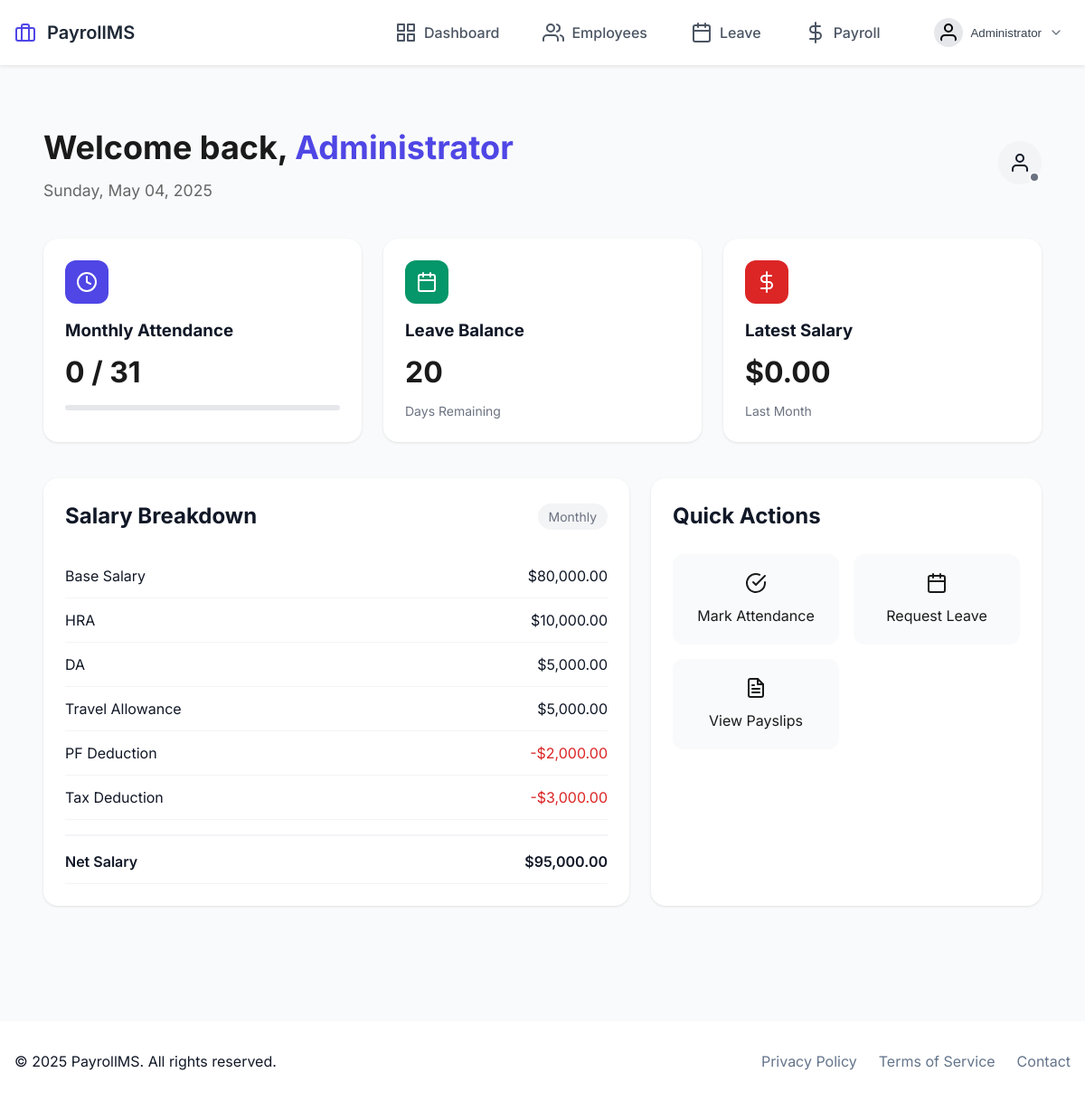
The app's page /user/dashboard (signed in) with its own data.
### src/models/employee.py (models this page shows, shortened)
class Employee(db.Model):
    __tablename__ = 'employee'
    id: int = db.Column(db.Integer, primary_key=True)
    username: str = db.Column(db.String(80), unique=True, nullable=False)
    password_hash: str = db.Column(db.String(120), nullable=False)
    name: str = db.Column(db.String(100), nullable=False)
    email: str = db.Column(db.String(120), unique=True, nullable=False)
    position: Optional[str] = db.Column(db.String(80))
    salary: float = db.Column(db.Float, nullable=False)
    joining_date: date = db.Column(db.Date, nullable=False)
    role: str = db.Column(db.String(20), default='user')
    base_salary: float = db.Column(db.Float, nullable=False)
    hra: float = db.Column(db.Float, default=0.0)
    da: float = db.Column(db.Float, default=0.0)
    ta: float = db.Column(db.Float, default=0.0)
    pf: float = db.Column(db.Float, default=0.0)
    tax: float = db.Column(db.Float, default=0.0)
    @property
    def gross_salary(self) -> float:
        return self.base_salary + self.hra + self.da + self.ta
    @property
    def net_salary(self) -> float:
        return self.gross_salary - (self.pf + self.tax)

### src/routes/user.py (the view)
@user_bp.route('/dashboard')
@login_required
def dashboard():
    employee = Employee.query.get(session['user_id'])
    today = date.today()
    month_attendance = Attendance.query.filter_by(
        employee_id=employee.id,
        status='present'
    ).filter(
        Attendance.date.between(
            date(today.year, today.month, 1),
            today
        )
    ).count()
    today_attendance = Attendance.query.filter_by(
        employee_id=employee.id,
        date=today
    ).first()
    total_leaves = Leave.query.filter_by(
        employee_id=employee.id,
        status='approved'
    ).filter(
        Leave.start_date.between(
            date(today.year, 1, 1),
            today
        )
    ).count()
    latest_payroll = Payroll.query.filter_by(
        employee_id=employee.id
    ).order_by(Payroll.created_at.desc()).first()
    stats = {
        'monthly_attendance': month_attendance,
        'working_days': monthrange(today.year, today.month)[1],
        'leave_balance': 20 - total_leaves,  # Assuming 20 leaves per year
        'latest_salary': latest_payroll.net_salary if latest_payroll else 0
    }
    return render_template('dashboard/user.html',
                         current_user=employee,
                         stats=stats,
                         today=today,
                         today_attendance=today_attendance)

### src/app.py (called while the page is built)
def create_app():
    app = Flask(__name__)
    app.config.from_object(Config)
    init_app(app)
    from .routes import init_routes
    init_routes(app)
    @app.context_processor
    def utility_processor():
        return {
            'now': datetime.now()
        }
    @app.route('/')
    def home():
        return render_template('home.html')
    return app

### src/routes/auth.py (called while the page is built)
def login_required(f: Callable) -> Callable:
    @wraps(f)
    def decorated_function(*args: Any, **kwargs: Any) -> Union[Response, Any]:
        if 'user_id' not in session:
            flash('Please log in first.', 'danger')
            return redirect(url_for('auth.login'))
        return f(*args, **kwargs)
    return decorated_function

### src/templates/dashboard/user.html (shortened to what this page needs)
{% extends "base.html" %}
{% block content %}
<div class="user-dashboard">
    <div class="dashboard-header">
        <div class="header-content">
            <h1>Welcome back, <span class="user-name">{{ current_user.name }}</span></h1>
            <p class="header-subtitle">{{ today.strftime('%A, %B %d, %Y') }}</p>
        </div>
        <div class="profile-section">
            <div class="profile-badge">
                <i data-feather="user" class="profile-icon"></i>
                <span class="profile-status {{ 'online' if today_attendance else 'offline' }}"></span>
            </div>
        </div>
    </div>
    <div class="stats-grid">
        <div class="stat-card attendance">
            <div class="stat-icon">
                <i data-feather="clock"></i>
            </div>
            <div class="stat-content">
                <h3>Monthly Attendance</h3>
                <p class="stat-value">{{ stats.monthly_attendance }} / {{ stats.working_days }}</p>
                <div class="progress-bar">
                </div>
            </div>
        </div>
        <div class="stat-card leave">
            <div class="stat-icon">
                <i data-feather="calendar"></i>
            </div>
            <div class="stat-content">
                <h3>Leave Balance</h3>
                <p class="stat-value">{{ stats.leave_balance }}</p>
                <p class="stat-subtitle">Days Remaining</p>
            </div>
        </div>
        <div class="stat-card salary">
            <div class="stat-icon">
                <i data-feather="dollar-sign"></i>
            </div>
            <div class="stat-content">
                <h3>Latest Salary</h3>
                <p class="stat-value">${{ "{:,.2f}".format(stats.latest_salary) }}</p>
                <p class="stat-subtitle">Last Month</p>
            </div>
        </div>
    </div>
    <div class="dashboard-grid">
        <div class="grid-item salary-breakdown">
            <div class="card-header">
                <h2>Salary Breakdown</h2>
                <span class="card-badge">Monthly</span>
            </div>
            <div class="salary-components">
                <div class="component">
                    <span>Base Salary</span>
                    <span class="amount">${{ "{:,.2f}".format(current_user.base_salary) }}</span>
                </div>
                <div class="component">
                    <span>HRA</span>
                    <span class="amount">${{ "{:,.2f}".format(current_user.hra) }}</span>
                </div>
                <div class="component">
                    <span>DA</span>
                    <span class="amount">${{ "{:,.2f}".format(current_user.da) }}</span>
                </div>
                <div class="component">
                    <span>Travel Allowance</span>
                    <span class="amount">${{ "{:,.2f}".format(current_user.ta) }}</span>
                </div>
                <div class="component deduction">
                    <span>PF Deduction</span>
                    <span class="amount">-${{ "{:,.2f}".format(current_user.pf) }}</span>
                </div>
                <div class="component deduction">
                    <span>Tax Deduction</span>
                    <span class="amount">-${{ "{:,.2f}".format(current_user.tax) }}</span>
                </div>
                <div class="component total">
                    <span>Net Salary</span>
                    <span class="amount">${{ "{:,.2f}".format(current_user.net_salary) }}</span>
                </div>
            </div>
        </div>
        <div class="grid-item quick-actions">
            <div class="card-header">
                <h2>Quick Actions</h2>
            </div>
            <div class="action-grid">
                <a href="{{ url_for('attendance.record') }}" class="action-card">
                    <i data-feather="check-circle"></i>
                    <span>Mark Attendance</span>
                </a>
                <a href="{{ url_for('leave.request_leave') }}" class="action-card">
                    <i data-feather="calendar"></i>
                    <span>Request Leave</span>
                </a>
                <a href="{{ url_for('payroll.report') }}" class="action-card">
                    <i data-feather="file-text"></i>
                    <span>View Payslips</span>
                </a>
            </div>
        </div>
    </div>
</div>
{% endblock %}

### src/templates/base.html (shortened to what this page needs)
<!DOCTYPE html>
<html lang="en">
<head>
</head>
<body>
    <nav class="navbar">
        <div class="container">
            <div class="nav-content">
                <a href="{{ url_for('home') }}" class="nav-brand">
                    <i data-feather="briefcase" class="nav-icon"></i>
                    <span class="nav-title">PayrollMS</span>
                </a>
                <div class="nav-links">
                    {% if session.get('user_id') %}
                        {% if session.get('is_admin') %}
                            <a href="{{ url_for('admin.dashboard') }}" class="nav-link {{ 'active' if request.endpoint == 'admin.dashboard' }}">
                                <i data-feather="grid"></i>
                                <span>Dashboard</span>
                            </a>
                            <a href="{{ url_for('employee.list') }}" class="nav-link {{ 'active' if request.endpoint == 'employee.list' }}">
                                <i data-feather="users"></i>
                                <span>Employees</span>
                            </a>
                            <a href="{{ url_for('leave.list_requests') }}" class="nav-link {{ 'active' if request.endpoint == 'leave.list_requests' }}">
                                <i data-feather="calendar"></i>
                                <span>Leave</span>
                            </a>
                            <a href="{{ url_for('payroll.calculate') }}" class="nav-link {{ 'active' if request.endpoint == 'payroll.calculate' }}">
                                <i data-feather="dollar-sign"></i>
                                <span>Payroll</span>
                            </a>
                        {% endif %}
                        <div class="profile-dropdown">
                            <button class="dropdown-toggle">
                                <div class="profile-info">
                                    <i data-feather="user" class="profile-avatar"></i>
                                    <span class="profile-name">{{ session.get('user_name', 'User') }}</span>
                                </div>
                                <i data-feather="chevron-down" class="dropdown-arrow"></i>
                            </button>
                        </div>
                    {% else %}
                        <a href="{{ url_for('auth.login') }}" class="nav-link">
                            <i data-feather="log-in"></i>
                            <span>Login</span>
                        </a>
                    {% endif %}
                </div>
            </div>
        </div>
    </nav>
    <main class="main-content">
        <div class="container">
            {% block content %}{% endblock %}
        </div>
    </main>
    <footer class="footer">
        <div class="container">
            <div class="footer-content">
                <p>&copy; {{ now.year }} PayrollMS. All rights reserved.</p>
                <div class="footer-links">
                    <a href="#">Privacy Policy</a>
                    <a href="#">Terms of Service</a>
                    <a href="#">Contact</a>
                </div>
            </div>
        </div>
    </footer>
</body>
</html>

### src/templates/base.html (style rules this page uses)
:root { --primary: #4f46e5; --primary-dark: #4338ca; --secondary: #64748b; --white: #ffffff; --black: #111827; --gray-50: #f9fafb; --gray-100: #f3f4f6; --gray-200: #e5e7eb; }
* { margin: 0; padding: 0; box-sizing: border-box; }
body { font-family: 'Inter', system-ui, sans-serif; background-color: var(--gray-50); color: var(--black); line-height: 1.5; }
.navbar { background-color: white; box-shadow: 0 2px 4px rgba(0,0,0,0.08); position: sticky; top: 0; z-index: 100; padding: 0.75rem 0; }
.container { max-width: 1280px; margin: 0 auto; padding: 0 1rem; }
.nav-content { display: flex; justify-content: space-between; align-items: center; }
.nav-brand { display: flex; align-items: center; gap: 0.75rem; text-decoration: none; }
.nav-icon { color: #4f46e5; width: 24px; height: 24px; }
.nav-title { font-size: 1.25rem; font-weight: 600; color: #1f2937; }
.nav-links { display: flex; align-items: center; gap: 1.5rem; }
.nav-link { display: flex; align-items: center; gap: 0.5rem; padding: 0.5rem 0.75rem; color: #4b5563; text-decoration: none; font-weight: 500; border-radius: 0.375rem; transition: all 0.2s ease; }
.profile-dropdown { position: relative; margin-left: 1rem; }
.dropdown-toggle { display: flex; align-items: center; gap: 0.5rem; padding: 0.5rem; background: none; border: none; cursor: pointer; border-radius: 0.375rem; transition: all 0.2s; }
.profile-info { display: flex; align-items: center; gap: 0.5rem; }
.profile-avatar { width: 32px; height: 32px; padding: 0.25rem; background-color: #e5e7eb; border-radius: 50%; }
.profile-name { font-weight: 500; color: #374151; }
.dropdown-arrow { width: 16px; height: 16px; color: #6b7280; transition: transform 0.2s; }
.main-content { padding: 2rem 0; }
.footer { background-color: var(--white); padding: 2rem 0; margin-top: 4rem; }
.footer-content { display: flex; justify-content: space-between; align-items: center; }
.footer-links { display: flex; gap: 1.5rem; }
.footer-links a { color: var(--secondary); text-decoration: none; }

### records on screen
Employee: get "Administrator", name "Administrator", base_salary "80,000.00", hra "10,000.00", da "5,000.00", ta "5,000.00", pf "2,000.00", tax "3,000.00", net_salary "95,000.00"

### other values on screen
{{ stats.monthly_attendance }} "0"
{{ stats.working_days }} "31"
{{ stats.leave_balance }} "20"
{{ "{:,.2f}".format(stats.latest_salary) }} "0.00"
